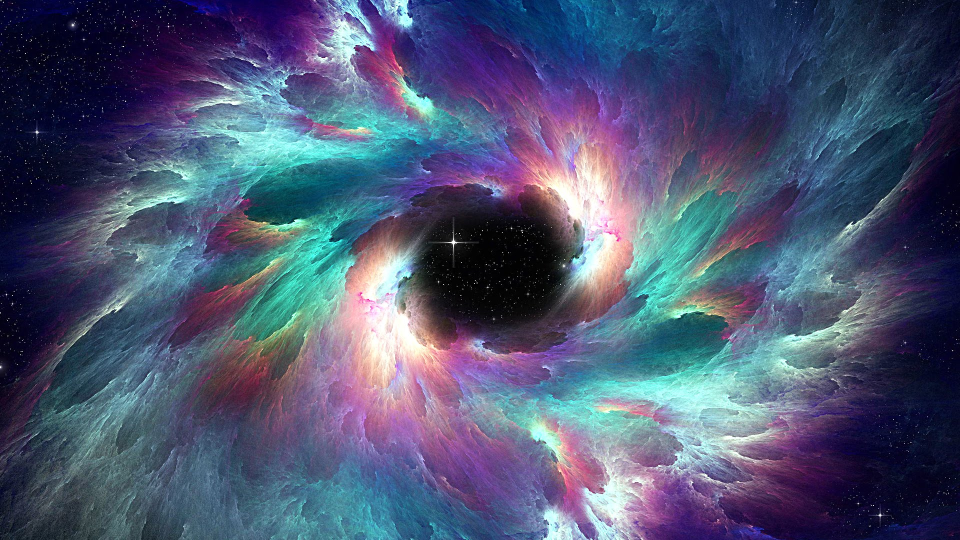
#> input picture ChromaKey/background.jpg, 1920 x 1080 px (shown at 1/2 size)
$ python Chroma.py
#> lines starting #> are read from the running program, lines starting #| are printed output that depends on the picture; after the words box and inside, x2 and y2 are one past the last pixel; in counts of white or black regions, pixels touching at a corner belong together
"""
aaaa
"""
import numpy as np
import cv2


def main():
    """
    aaaa
    """
    # default cam matrix rows and columns
    cap = cv2.VideoCapture(0)  # use external cam

    # get the background and resize it.
    img_back = cv2.imread('background.jpg')
#> img_back is the input picture: shape (1080, 1920, 3); mean B, G, R 114.1, 85.8, 76.8
    #background_color = np.uint8([[[0, 58, 250]]])
    #hls_background_color = cv2.cvtColor(background_color, cv2.COLOR_BGR2HLS)
    #hls_background_color = hls_background_color[0][0]
    while True:
        _, frame = cap.read()
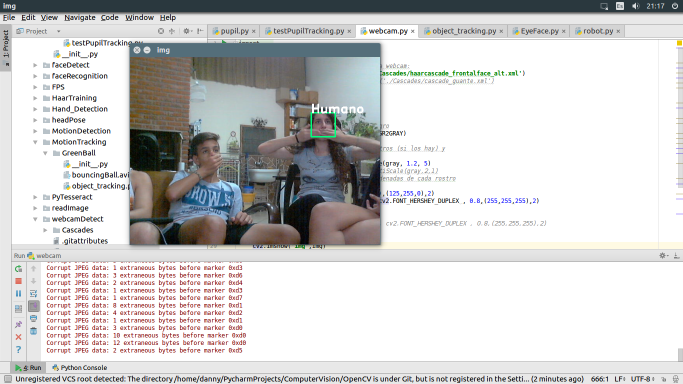
#> input picture Image_Transformation/asd.png, 1366 x 768 px, given in place of the camera (shown at 1/2 size)
#> frame is the input picture: shape (768, 1366, 3); mean B, G, R 206.6, 206.8, 207.2
        cols, rows = frame.shape[:2]
#> cols = 768; rows = 1366
        background = img_back[0:cols, 0:rows]
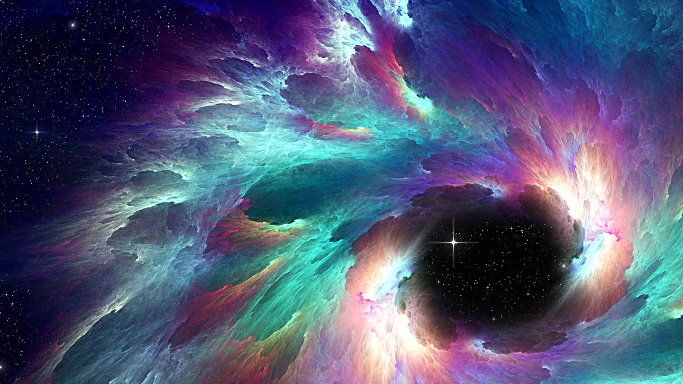
#> background: shape (768, 1366, 3) (shown at 1/2 size); mean B, G, R 116.5, 87.6, 79.3
        frame = cv2.flip(frame, 1, frame)

        hls_image = cv2.cvtColor(frame, cv2.COLOR_BGR2HLS)
#> hls_image: shape (768, 1366, 3); mean of channels 0, 1, 2 20.9, 206.9, 24.2

        hue = hls_image[:, :, 0]
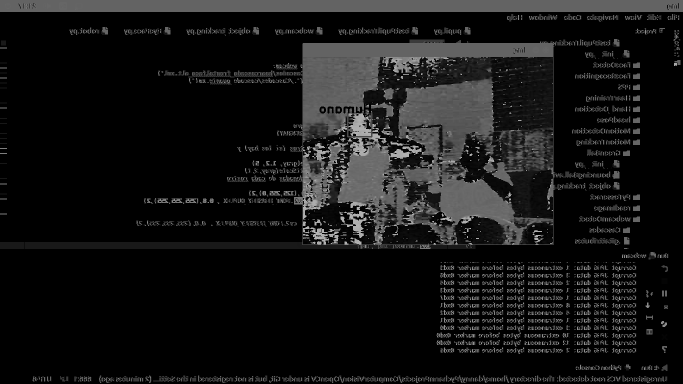
#> hue: shape (768, 1366) (shown at 1/2 size); min 0, max 180, mean 20.9

        binary_hue = cv2.inRange(hue, 100, 120)
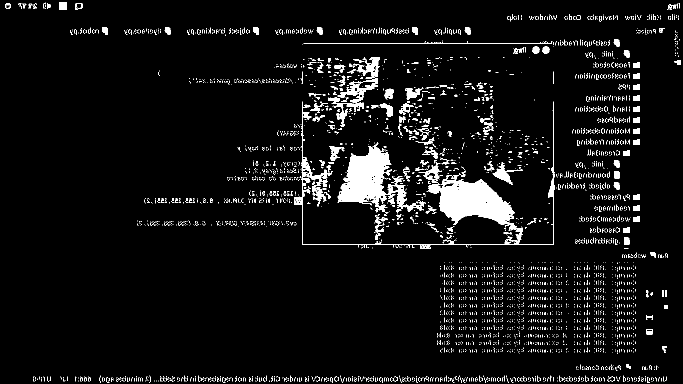
#> binary_hue: shape (768, 1366) (shown at 1/2 size); 5.4% white; 4504 white regions (4312 under 20 px), largest, box (x1, y1, x2, y2) and area: (588, 203, 1109, 498) 13834, (675, 289, 848, 425) 9155, (656, 156, 756, 254) 2051

        mask = np.zeros(hls_image.shape, dtype=np.uint8)

        mask[:, :, 0] = binary_hue
#> mask: shape (768, 1366, 3); mean of channels 0, 1, 2 13.7, 0, 0
        mask[:, :, 1] = binary_hue
#> mask: shape (768, 1366, 3); mean of channels 0, 1, 2 13.7, 13.7, 0
        mask[:, :, 2] = binary_hue
#> mask: shape (768, 1366, 3); mean of channels 0, 1, 2 13.7, 13.7, 13.7

        blured = cv2.GaussianBlur(mask, (11, 11), 0)
#> blured: shape (768, 1366, 3); mean of channels 0, 1, 2 13.7, 13.7, 13.7
        blured_inverted = cv2.bitwise_not(blured)
#> blured_inverted: shape (768, 1366, 3); mean of channels 0, 1, 2 241.3, 241.3, 241.3
        bg_key = cv2.bitwise_and(background, blured)
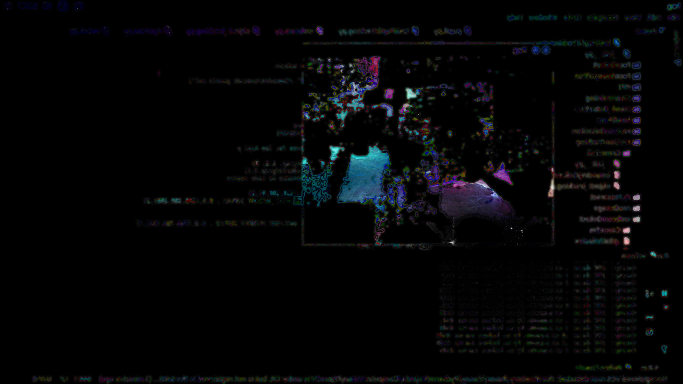
#> bg_key: shape (768, 1366, 3) (shown at 1/2 size); mean B, G, R 6.4, 5.3, 4.7
        fg_key = cv2.bitwise_and(frame, blured_inverted)
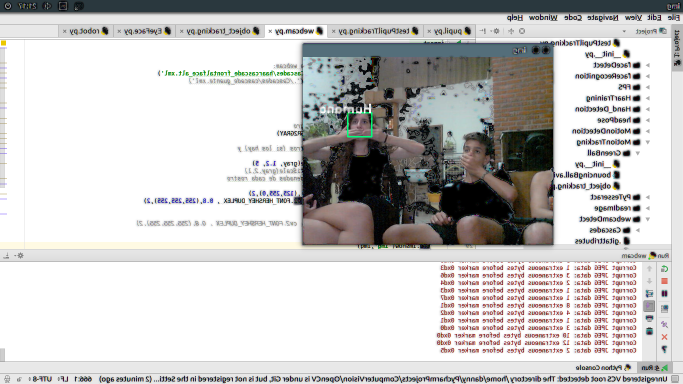
#> fg_key: shape (768, 1366, 3) (shown at 1/2 size); mean B, G, R 198.7, 199.6, 200.5
        cv2.imwrite('bg.jpg', bg_key)
        cv2.imwrite('fg.jpg', fg_key)
        keyed = cv2.add(bg_key, fg_key)
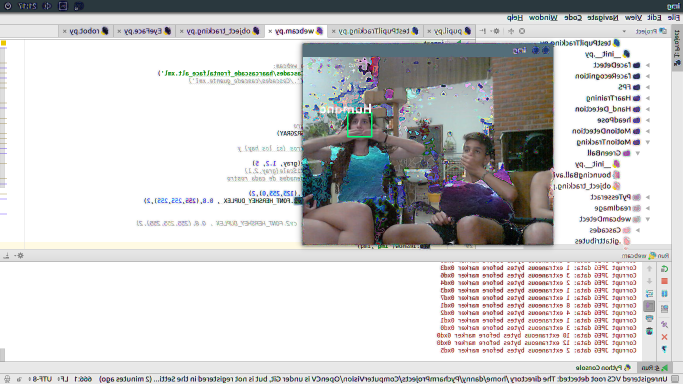
#> keyed: shape (768, 1366, 3) (shown at 1/2 size); mean B, G, R 205.1, 204.9, 205.3
        cv2.imshow('frame', keyed)
        k = cv2.waitKey(33)
#> (key Esc is pressed here)
        if k == 27:  # ESC
            break

if __name__ == "__main__":
    main()
